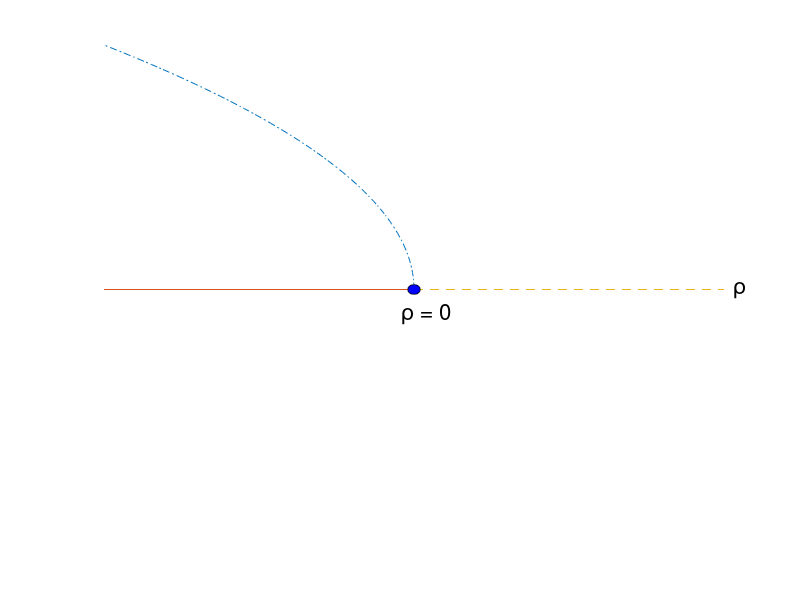

Write the MATLAB code that produced this figure.

hold off

  
x = 0 : .01 : 1; 

z = x.^2; 
plot(-z,x,'-.') 
hold
 
plot([-1 0],[0 0],'-') 
plot([ 0 1],[0 0],'--')

q = 0:.01:2*pi;
r=.02;
xx = r*cos(q);
yy = r*sin(q);
fill(xx,yy,'b')

axis([-1 1 -1 1]) 

xlabel('\rho','FontSize',16)
text(1.03,0,'\rho','FontSize',16)
text(-.04,-0.1,'\rho = 0','FontSize',16)

axis off

print -deps2 Hopfbifb.eps